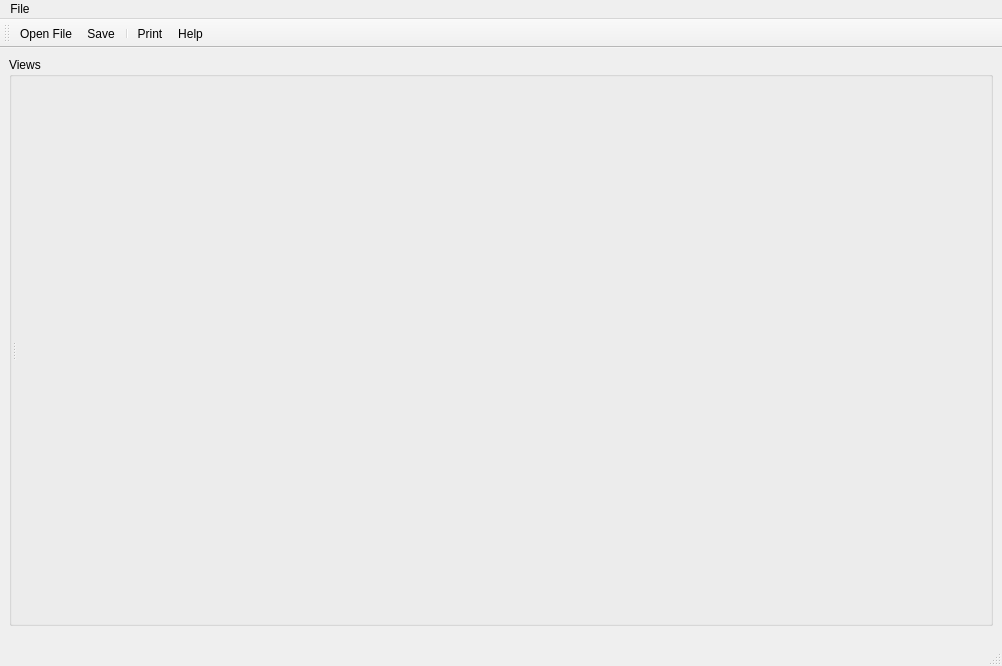
<?xml version="1.0" encoding="UTF-8"?>
<ui version="4.0">
 <class>SimpleView</class>
 <widget class="QMainWindow" name="SimpleView">
  <property name="geometry">
   <rect>
    <x>0</x>
    <y>0</y>
    <width>1002</width>
    <height>666</height>
   </rect>
  </property>
  <property name="windowTitle">
   <string>SimpleView</string>
  </property>
  <property name="windowIcon">
   <iconset resource="Icons/icons.qrc">
    <normaloff>:/Icons/help.png</normaloff>:/Icons/help.png</iconset>
  </property>
  <property name="iconSize">
   <size>
    <width>22</width>
    <height>22</height>
   </size>
  </property>
  <widget class="QWidget" name="centralwidget">
   <widget class="QGroupBox" name="groupBoxGraph">
    <property name="geometry">
     <rect>
      <x>9</x>
      <y>9</y>
      <width>984</width>
      <height>569</height>
     </rect>
    </property>
    <property name="sizePolicy">
     <sizepolicy hsizetype="Expanding" vsizetype="Expanding">
      <horstretch>1</horstretch>
      <verstretch>1</verstretch>
     </sizepolicy>
    </property>
    <property name="title">
     <string>Views</string>
    </property>
    <layout class="QVBoxLayout">
     <property name="spacing">
      <number>0</number>
     </property>
     <property name="leftMargin">
      <number>0</number>
     </property>
     <property name="topMargin">
      <number>0</number>
     </property>
     <property name="rightMargin">
      <number>0</number>
     </property>
     <property name="bottomMargin">
      <number>0</number>
     </property>
     <item>
      <widget class="QSplitter" name="splitter">
       <property name="orientation">
        <enum>Qt::Horizontal</enum>
       </property>
       <widget class="QFrame" name="tableFrame">
        <layout class="QVBoxLayout">
         <property name="spacing">
          <number>0</number>
         </property>
         <property name="leftMargin">
          <number>0</number>
         </property>
         <property name="topMargin">
          <number>0</number>
         </property>
         <property name="rightMargin">
          <number>0</number>
         </property>
         <property name="bottomMargin">
          <number>0</number>
         </property>
        </layout>
       </widget>
       <widget class="QVTKWidget" name="qvtkWidget" native="true">
        <property name="sizePolicy">
         <sizepolicy hsizetype="Expanding" vsizetype="Expanding">
          <horstretch>1</horstretch>
          <verstretch>1</verstretch>
         </sizepolicy>
        </property>
        <property name="minimumSize">
         <size>
          <width>300</width>
          <height>300</height>
         </size>
        </property>
       </widget>
      </widget>
     </item>
    </layout>
   </widget>
  </widget>
  <widget class="QMenuBar" name="menubar">
   <property name="geometry">
    <rect>
     <x>0</x>
     <y>0</y>
     <width>1002</width>
     <height>20</height>
    </rect>
   </property>
   <widget class="QMenu" name="menuFile">
    <property name="title">
     <string>File</string>
    </property>
    <addaction name="actionOpenFile"/>
    <addaction name="actionSave"/>
    <addaction name="separator"/>
    <addaction name="actionPrint"/>
    <addaction name="actionHelp"/>
    <addaction name="actionExit"/>
   </widget>
   <addaction name="menuFile"/>
  </widget>
  <widget class="QStatusBar" name="statusbar"/>
  <widget class="QToolBar" name="toolBar">
   <property name="orientation">
    <enum>Qt::Horizontal</enum>
   </property>
   <property name="iconSize">
    <size>
     <width>22</width>
     <height>22</height>
    </size>
   </property>
   <attribute name="toolBarArea">
    <enum>TopToolBarArea</enum>
   </attribute>
   <attribute name="toolBarBreak">
    <bool>false</bool>
   </attribute>
   <addaction name="actionOpenFile"/>
   <addaction name="actionSave"/>
   <addaction name="separator"/>
   <addaction name="actionPrint"/>
   <addaction name="actionHelp"/>
  </widget>
  <action name="actionOpenFile">
   <property name="enabled">
    <bool>true</bool>
   </property>
   <property name="icon">
    <iconset resource="Icons/icons.qrc">
     <normaloff>:/Icons/fileopen.png</normaloff>:/Icons/fileopen.png</iconset>
   </property>
   <property name="text">
    <string>Open File...</string>
   </property>
  </action>
  <action name="actionExit">
   <property name="text">
    <string>Exit</string>
   </property>
  </action>
  <action name="actionPrint">
   <property name="icon">
    <iconset resource="Icons/icons.qrc">
     <normaloff>:/Icons/print.png</normaloff>:/Icons/print.png</iconset>
   </property>
   <property name="text">
    <string>Print</string>
   </property>
  </action>
  <action name="actionHelp">
   <property name="icon">
    <iconset resource="Icons/icons.qrc">
     <normaloff>:/Icons/help.png</normaloff>:/Icons/help.png</iconset>
   </property>
   <property name="text">
    <string>Help</string>
   </property>
  </action>
  <action name="actionSave">
   <property name="icon">
    <iconset resource="Icons/icons.qrc">
     <normaloff>:/Icons/filesave.png</normaloff>:/Icons/filesave.png</iconset>
   </property>
   <property name="text">
    <string>Save</string>
   </property>
  </action>
 </widget>
 <customwidgets>
  <customwidget>
   <class>QVTKWidget</class>
   <extends>QWidget</extends>
   <header>QVTKWidget.h</header>
  </customwidget>
 </customwidgets>
 <resources>
  <include location="Icons/icons.qrc"/>
 </resources>
 <connections/>
</ui>
